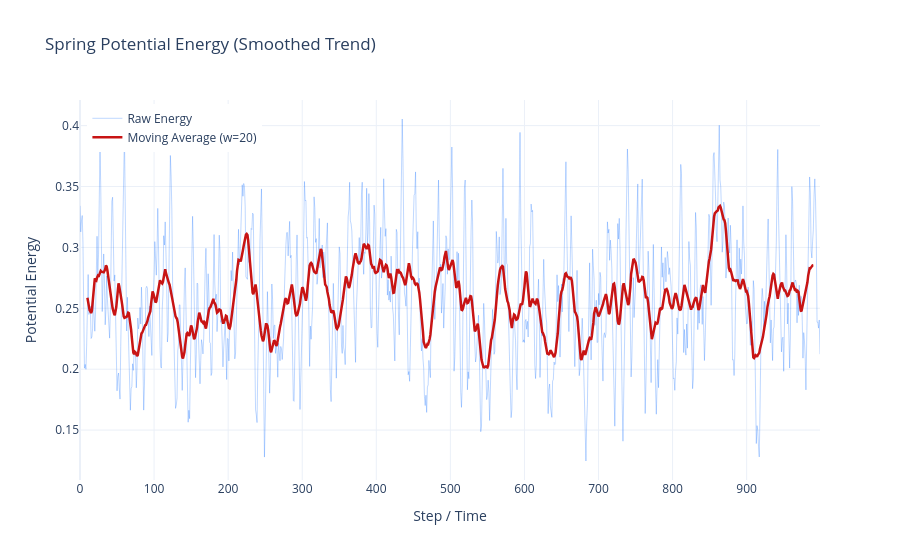

The notebook cell this image was saved under:
### Code cell
data = 1 / 2 * X_data[::, 10] ** 2


def moving_average(values, window):
    weights = np.repeat(1.0, window) / window
    return np.convolve(values, weights, "valid")


window_size = 20
smooth_data = moving_average(data, window_size)

# Convouliton shirnks array length we ceneter again
x_raw = np.arange(data.shape[0])
x_smooth = np.arange(window_size // 2, window_size // 2 + smooth_data.shape[0])

fig = go.Figure()

# Raw
fig.add_trace(
    go.Scatter(
        x=x_raw,
        y=data,
        mode="lines",
        line=dict(width=1, color="rgba(0, 100, 255, 0.25)"),
        name="Raw Energy",
    )
)

# Smooth
fig.add_trace(
    go.Scatter(
        x=x_smooth,
        y=smooth_data,
        mode="lines",
        line=dict(width=2.5, color="rgb(200, 20, 20)"),
        name=f"Moving Average (w={window_size})",
    )
)

fig.update_layout(
    title="Spring Potential Energy (Smoothed Trend)",
    xaxis_title="Step / Time",
    yaxis_title="Potential Energy",
    template="plotly_white",
    hovermode="x unified",
    legend=dict(yanchor="top", y=0.99, xanchor="left", x=0.01),
)

fig.show()

### Figure 1 — Plotly figure (JSON) as saved in the notebook; plotly's stock layout.template omitted (floating-point values rounded to 4 significant figures; data arrays with more than 128 entries replaced by an {"elided": "..."} marker saying what was removed)
{"data": [{"line": {"color": "rgba(0, 100, 255, 0.25)", "width": 1}, "mode": "lines", "name": "Raw Energy", "type": "scatter", "x": {"elided": "1000 int values"}, "y": {"elided": "1000 float values"}}, {"line": {"color": "rgb(200, 20, 20)", "width": 2.5}, "mode": "lines", "name": "Moving Average (w=20)", "type": "scatter", "x": {"elided": "981 int values"}, "y": {"elided": "981 float values"}}], "layout": {"hovermode": "x unified", "legend": {"x": 0.01, "xanchor": "left", "y": 0.99, "yanchor": "top"}, "title": {"text": "Spring Potential Energy (Smoothed Trend)"}, "xaxis": {"title": {"text": "Step / Time"}}, "yaxis": {"title": {"text": "Potential Energy"}}}}
